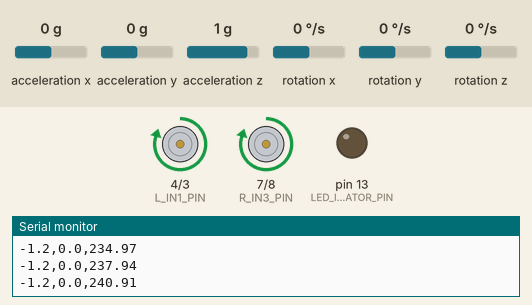
This sketch was run on a simulated Arduino Uno, built with avr-gcc and run on an emulated ATmega328P. Shown: motor-driver pin pairs drawn as motors (green arrow = first pin HIGH = forward, orange = second pin HIGH = backward, longer = more drive, scaled by the enable pin), output pins drawn as LEDs (lit = HIGH), the last lines printed to the serial monitor. Wiring (inferred from the names in the program): MPU-6050 motion sensor at I2C address 0x68. Inputs (shaded band) come from the test bench; at power-on: rotation y 0 °/s, acceleration x 0 g, acceleration y 0 g, acceleration z 1 g, rotation x 0 °/s, rotation z 0 °/s.

Above: at 3.98 s.
4.0 s: rotation y set to -192 °/s
At 5.2 s:
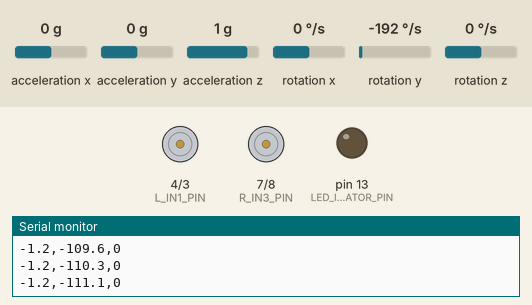
5.7 s: rotation y set to 192 °/s
At 6.13 s:
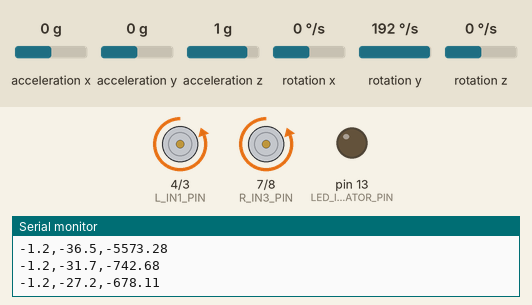
8.7 s: rotation y set to -100 °/s
At 10.4 s:
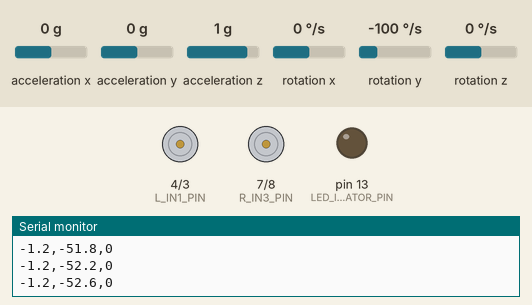
11.7 s: rotation y set to 0 °/s
At 13.1 s:
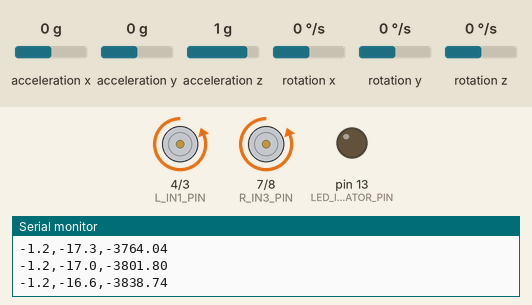
13.6 s: acceleration x set to -0.4 g
At 15.98 s:
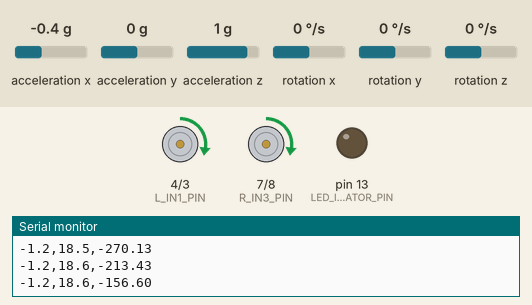
16.6 s: acceleration x set to -0.7 g
19.6 s: acceleration x set to -0.9 g
At 22.0 s:
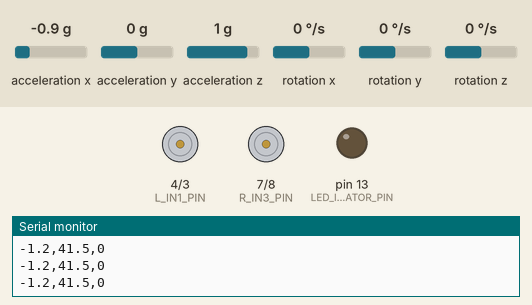
Timing chart, 0 to 23.5 s (numbered marks = the images above; inputs shaded):
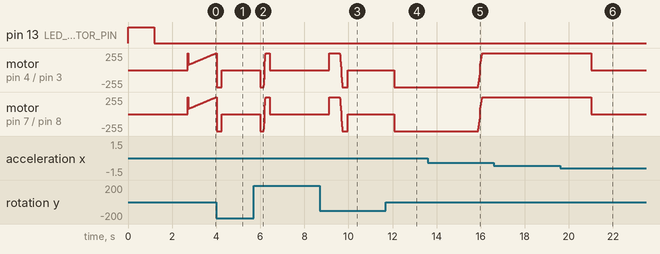

Measured:
- the behaviour switches between -0.2 and -0.3 g on acceleration x (found by bisection; images 4 and 5)
- the behaviour switches between -0.8 and -0.9 g on acceleration x (found by bisection; images 5 and 6)
- after the input at 4.0 s, motor on pin 4 (L_IN1_PIN) / pin 3 (L_IN2_PIN), motor on pin 7 (R_IN3_PIN) / pin 8 (R_IN4_PIN): forward 255/255 → backward 255/255 at once, → stopped 0.23 s later
- after the input at 5.7 s, motor on pin 4 (L_IN1_PIN) / pin 3 (L_IN2_PIN), motor on pin 7 (R_IN3_PIN) / pin 8 (R_IN4_PIN): stopped → backward 255/255 after 0.31 s, → forward 255/255 0.15 s later, → stopped 0.28 s later
- after the input at 8.7 s, motor on pin 4 (L_IN1_PIN) / pin 3 (L_IN2_PIN), motor on pin 7 (R_IN3_PIN) / pin 8 (R_IN4_PIN): stopped → forward 255/255 after 0.42 s, → backward 255/255 0.50 s later, → stopped 0.35 s later
- after the input at 11.7 s, motor on pin 4 (L_IN1_PIN) / pin 3 (L_IN2_PIN), motor on pin 7 (R_IN3_PIN) / pin 8 (R_IN4_PIN): stopped → backward 255/255 after 0.38 s
- after the input at 13.6 s, motor on pin 4 (L_IN1_PIN) / pin 3 (L_IN2_PIN), motor on pin 7 (R_IN3_PIN) / pin 8 (R_IN4_PIN): moves from backward 255/255 to forward 255/255 over 0.17 s, starting after 2.3 s
- after the input at 19.6 s, motor on pin 4 (L_IN1_PIN) / pin 3 (L_IN2_PIN), motor on pin 7 (R_IN3_PIN) / pin 8 (R_IN4_PIN): forward 255/255 → stopped after 1.4 s

The sketch:

Day_47_Self_Balancing_Robot.ino
```cpp
/*
 * 100 Projects with Arduino - Day 47
 * Project: Self-Balancing Robot Controller (Inverted Pendulum PID Stabilization)
 *
 * DESCRIPTION:
 * This project implements a closed-loop PID control system to stabilize a two-wheeled
 * self-balancing robot (inverted pendulum) using sensor fusion telemetry from an MPU6050 IMU.
 *
 * CORE SYSTEMS:
 * 1. MPU6050 I2C Register Pipeline: Retrieves raw accelerometer and gyroscope registers.
 * 2. Complementary Filter: Blends high-pass gyro integration and low-pass accelerometer tilt
 *    calculations at a strict 100 Hz sample rate (10ms dt) to calculate the precise pitch angle.
 * 3. Proportional-Integral-Derivative (PID) Controller: Evaluates the angle error, integrates
 *    steady-state errors (with anti-windup clamping), and computes the derivative damping force.
 * 4. Differential Motor Mapping: Translates the PID correction output into dual H-Bridge PWM
 * commands. Incorporates a minimum PWM deadband threshold to overcome static motor friction.
 * 5. Safety Tilt Cut-off: Instantly shuts down the motors if the robot tilts beyond ±40 degrees
 *    to prevent runaway conditions when the robot falls.
 *
 * WIRING:
 * - MPU6050 IMU -> Arduino Uno
 *   - VCC -> 5V (or 3.3V)
 *   - GND -> GND
 *   - SDA -> Pin A4 (I2C Data)
 *   - SCL -> Pin A5 (I2C Clock)
 * - L298N Motor Driver -> Arduino Uno
 *   - ENA (Left PWM)   -> Pin 5
 *   - IN1, IN2         -> Pins 4, 3
 *   - ENB (Right PWM)  -> Pin 6
 *   - IN3, IN4         -> Pins 7, 8
 *   - GND              -> GND (Common Ground)
 */

#include <Wire.h>

// --- MPU6050 DEFINITIONS ---
const int MPU_ADDRESS = 0x68;
const int REG_PWR_MGMT_1 = 0x6B;
const int REG_ACCEL_XOUT_H = 0x3B;
const int REG_GYRO_XOUT_H = 0x43;

// --- SCALE FACTORS (±2g range, ±250°/s range) ---
const float ACCEL_SCALE = 16384.0;
const float GYRO_SCALE = 131.0;

// --- FILTER COEFFICIENT (Alpha) ---
const float ALPHA = 0.98;

// --- MOTOR CONTROLLER PIN DEFINITIONS ---
const int L_ENA_PIN = 5;
const int L_IN1_PIN = 4;
const int L_IN2_PIN = 3;

const int R_ENB_PIN = 6;
const int R_IN3_PIN = 7;
const int R_IN4_PIN = 8;

const int LED_INDICATOR_PIN = 13;

// --- PID TUNING PARAMETERS ---
// Note: These need to be tuned for your specific chassis, motor voltage, and wheel size.
// Kp: Agility / restoring force. Ki: Steady-state offset. Kd: Damping / oscillation dampener.
double Kp = 32.0;
double Ki = 140.0;
double Kd = 1.8;

// --- CALIBRATION & ANGLE telemetry ---
float gyroBiasY = 0.0;   // Gyroscope offset for Pitch (rotation around Y-axis)
float fusedPitch = 0.0;  // Current estimated tilt angle

// --- PID STATE VARIABLES ---
double targetPitch =
    -1.2;  // Target angle (perfect vertical balance point, adjusted for CoG offset)
double errorSum = 0.0;
double lastError = 0.0;
const double maxErrorSum = 150.0;  // Anti-windup limit for Integral term

// --- TIMING CONFIGURATION ---
unsigned long lastLoopTimeUs = 0;
const unsigned long samplePeriodUs = 10000;  // 10ms sample period = 100 Hz loop rate

// --- MOTOR DEADBAND PARAMETER ---
const int MIN_MOTOR_PWM = 45;  // Minimum PWM required to overcome static motor friction

void setup() {
  Serial.begin(9600);
  Wire.begin();

  pinMode(LED_INDICATOR_PIN, OUTPUT);

  // Initialize Motor driver pins
  pinMode(L_ENA_PIN, OUTPUT);
  pinMode(L_IN1_PIN, OUTPUT);
  pinMode(L_IN2_PIN, OUTPUT);
  pinMode(R_ENB_PIN, OUTPUT);
  pinMode(R_IN3_PIN, OUTPUT);
  pinMode(R_IN4_PIN, OUTPUT);

  haltMotors();

  // Wake up MPU6050
  Wire.beginTransmission(MPU_ADDRESS);
  Wire.write(REG_PWR_MGMT_1);
  Wire.write(0x00);
  if (Wire.endTransmission() != 0) {
    Serial.println("[ERROR] MPU6050 initialization failed! Halting system.");
    digitalWrite(LED_INDICATOR_PIN, HIGH);
    for (;;);
  }

  // Calibrate Gyroscope bias while stationary
  calibrateGyroscope();

  // Initialize timing
  lastLoopTimeUs = micros();

  // Output column headers for Serial Plotter telemetry
  Serial.println("Target_Angle,Actual_Angle,Motor_Output");
}

void loop() {
  unsigned long currentTimeUs = micros();

  // Strict 100 Hz loop rate (10ms)
  if (currentTimeUs - lastLoopTimeUs >= samplePeriodUs) {
    double dt =
        (double)(currentTimeUs - lastLoopTimeUs) / 1000000.0;  // Loop duration in seconds (~0.01s)
    lastLoopTimeUs = currentTimeUs;

    int16_t rawAccelX, rawAccelY, rawAccelZ;
    int16_t rawGyroX, rawGyroY, rawGyroZ;

    // Read MPU6050 raw registers
    if (readRawAccel(&rawAccelX, &rawAccelY, &rawAccelZ) &&
        readRawGyro(&rawGyroX, &rawGyroY, &rawGyroZ)) {
      // Convert raw accelerometer values to Gs
      float ax = (float)rawAccelX / ACCEL_SCALE;
      float ay = (float)rawAccelY / ACCEL_SCALE;
      float az = (float)rawAccelZ / ACCEL_SCALE;

      // Convert raw gyro Y-axis (Pitch rate) to degrees per second
      float gy = ((float)rawGyroY / GYRO_SCALE) - gyroBiasY;

      // Calculate absolute pitch from accelerometer gravity vector: θ = atan2(-X, Z) or equivalent
      // Pitch rotation revolves about the Y-axis:
      float pitchAccel = atan2(-ax, sqrt(ay * ay + az * az)) * 180.0 / PI;

      // --- COMPLEMENTARY FILTER ---
      // Fuse Accelerometer (stable long term) and Gyroscope (responsive short term)
      fusedPitch = ALPHA * (fusedPitch + gy * dt) + (1.0 - ALPHA) * pitchAccel;

      // --- SAFETY TILT CHECK ---
      // If the robot is tilted more than 40 degrees, it has fallen. Halt motors.
      if (abs(fusedPitch) > 40.0) {
        haltMotors();
        errorSum = 0.0;  // Clear accumulated errors
        lastError = 0.0;

        Serial.print(targetPitch, 1);
        Serial.print(",");
        Serial.print(fusedPitch, 1);
        Serial.println(",0");  // Zero output
        return;
      }

      // --- PID CALCULATIONS ---
      double error = fusedPitch - targetPitch;

      // Proportional term
      double pTerm = Kp * error;

      // Integral term with anti-windup clamping
      errorSum += error * dt;
      errorSum = constrain(errorSum, -maxErrorSum, maxErrorSum);
      double iTerm = Ki * errorSum;

      // Derivative term
      double dTerm = Kd * ((error - lastError) / dt);
      lastError = error;

      // Total correction output
      double pidOutput = pTerm + iTerm + dTerm;

      // --- ACTUATOR CONTROL & DEAD-BAND MAPPING ---
      int motorPWM = (int)pidOutput;

      if (motorPWM > 0) {
        // Falling Forward -> Drive Motors Forward to catch center of gravity
        motorPWM = map(motorPWM, 0, 255, MIN_MOTOR_PWM, 255);
        motorPWM = constrain(motorPWM, MIN_MOTOR_PWM, 255);
        driveMotors(motorPWM, motorPWM);
      } else if (motorPWM < 0) {
        // Falling Backward -> Drive Motors Backward
        motorPWM = -motorPWM;
        motorPWM = map(motorPWM, 0, 255, MIN_MOTOR_PWM, 255);
        motorPWM = constrain(motorPWM, MIN_MOTOR_PWM, 255);
        driveMotors(-motorPWM, -motorPWM);
      } else {
        haltMotors();
      }

      // Output values formatted for the Arduino Serial Plotter
      Serial.print(targetPitch, 1);
      Serial.print(",");
      Serial.print(fusedPitch, 1);
      Serial.print(",");
      Serial.println(pidOutput);
    }
  }
}

// --- I2C REGISTERS PIPELINE ---

bool readRawAccel(int16_t *ax, int16_t *ay, int16_t *az) {
  Wire.beginTransmission(MPU_ADDRESS);
  Wire.write(REG_ACCEL_XOUT_H);
  if (Wire.endTransmission(false) != 0) return false;

  Wire.requestFrom(MPU_ADDRESS, 6);
  if (Wire.available() >= 6) {
    *ax = (Wire.read() << 8) | Wire.read();
    *ay = (Wire.read() << 8) | Wire.read();
    *az = (Wire.read() << 8) | Wire.read();
    return true;
  }
  return false;
}

bool readRawGyro(int16_t *gx, int16_t *gy, int16_t *gz) {
  Wire.beginTransmission(MPU_ADDRESS);
  Wire.write(REG_GYRO_XOUT_H);
  if (Wire.endTransmission(false) != 0) return false;

  Wire.requestFrom(MPU_ADDRESS, 6);
  if (Wire.available() >= 6) {
    *gx = (Wire.read() << 8) | Wire.read();
    *gy = (Wire.read() << 8) | Wire.read();
    *gz = (Wire.read() << 8) | Wire.read();
    return true;
  }
  return false;
}

// --- GYROSCOPE CALIBRATION ---

void calibrateGyroscope() {
  Serial.println("[IMU] Calibrating Gyroscope. Keep the robot still on a flat surface...");
  digitalWrite(LED_INDICATOR_PIN, HIGH);

  long sumY = 0;
  int samples = 200;  // Average over 200 samples for high accuracy

  for (int i = 0; i < samples; i++) {
    int16_t gx, gy, gz;
    if (readRawGyro(&gx, &gy, &gz)) {
      sumY += gy;
    }
    delay(5);
  }

  gyroBiasY = (float)(sumY / samples) / GYRO_SCALE;

  digitalWrite(LED_INDICATOR_PIN, LOW);
  Serial.print("[IMU] Calibration complete. Gyro Y bias offset: ");
  Serial.println(gyroBiasY, 4);
  delay(1500);  // Allow user to place the robot in its starting position
}

// --- MOTOR ACTUATION SCHEDULERS ---

void driveMotors(int leftSpeed, int rightSpeed) {
  leftSpeed = constrain(leftSpeed, -255, 255);
  rightSpeed = constrain(rightSpeed, -255, 255);

  // Left Motor control
  if (leftSpeed >= 0) {
    digitalWrite(L_IN1_PIN, HIGH);
    digitalWrite(L_IN2_PIN, LOW);
    analogWrite(L_ENA_PIN, leftSpeed);
  } else {
    digitalWrite(L_IN1_PIN, LOW);
    digitalWrite(L_IN2_PIN, HIGH);
    analogWrite(L_ENA_PIN, -leftSpeed);
  }

  // Right Motor control
  if (rightSpeed >= 0) {
    digitalWrite(R_IN3_PIN, HIGH);
    digitalWrite(R_IN4_PIN, LOW);
    analogWrite(R_ENB_PIN, rightSpeed);
  } else {
    digitalWrite(R_IN3_PIN, LOW);
    digitalWrite(R_IN4_PIN, HIGH);
    analogWrite(R_ENB_PIN, -rightSpeed);
  }
}

void haltMotors() {
  digitalWrite(L_IN1_PIN, LOW);
  digitalWrite(L_IN2_PIN, LOW);
  analogWrite(L_ENA_PIN, 0);

  digitalWrite(R_IN3_PIN, LOW);
  digitalWrite(R_IN4_PIN, LOW);
  analogWrite(R_ENB_PIN, 0);
}
```
